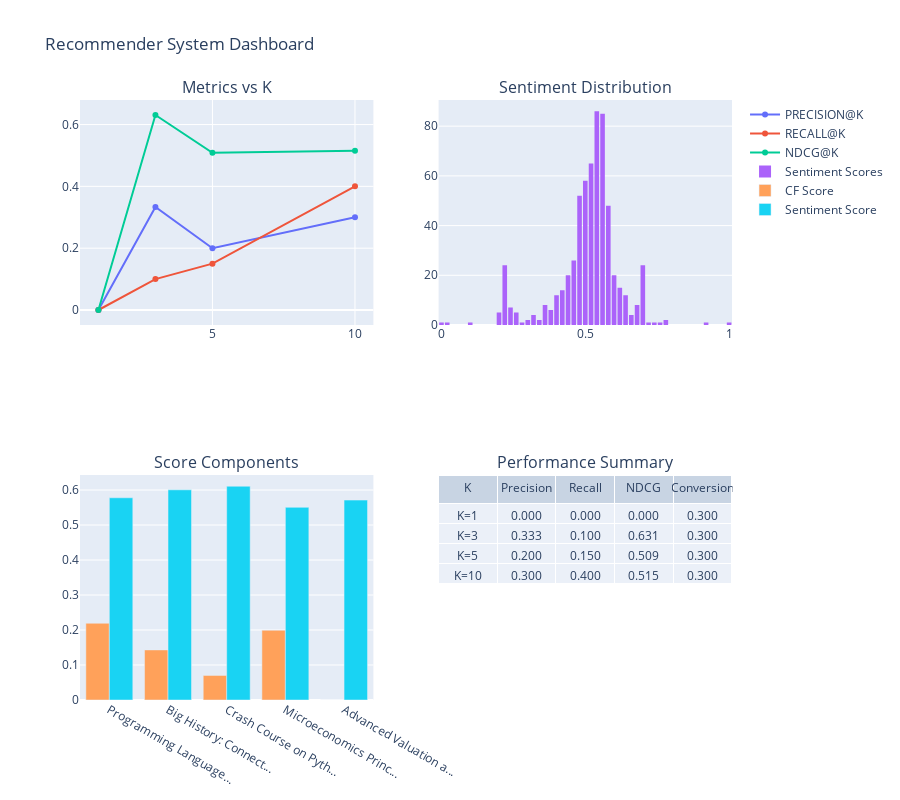

The notebook cell this image was saved under:
### Code cell
# Cell 7: Visualization Dashboard
!pip install plotly
import matplotlib.pyplot as plt
import seaborn as sns
import plotly.express as px
import plotly.graph_objects as go
from plotly.subplots import make_subplots
import pandas as pd

class RecommenderVisualizer:
    def __init__(self, evaluation_results, cf_scores, sentiment_scores, courses_df):
        self.evaluation_results = evaluation_results
        self.cf_scores = cf_scores
        self.sentiment_scores = sentiment_scores
        self.courses_df = courses_df
        
    def plot_metrics_comparison(self):
        """Plot comparison of evaluation metrics across different K values"""
        k_values = list(self.evaluation_results.keys())
        metrics = ['precision@k', 'recall@k', 'ndcg@k', 'ctr', 'conversion_rate']
        
        fig, axes = plt.subplots(2, 3, figsize=(15, 10))
        axes = axes.flatten()
        
        for i, metric in enumerate(metrics):
            values = [self.evaluation_results[k][metric] for k in k_values]
            axes[i].bar(k_values, values, color='skyblue', alpha=0.7)
            axes[i].set_title(f'{metric.upper()} vs K')
            axes[i].set_xlabel('K')
            axes[i].set_ylabel(metric)
            axes[i].grid(True, alpha=0.3)
            
            # Add value labels on bars
            for j, v in enumerate(values):
                axes[i].text(k_values[j], v + 0.01, f'{v:.3f}', 
                           ha='center', va='bottom')
        
        # Remove empty subplot
        axes[-1].axis('off')
        
        plt.tight_layout()
        plt.suptitle('Recommender System Evaluation Metrics', fontsize=16, y=1.02)
        plt.show()
    
    def plot_metric_trends(self):
        """Plot trend lines for metrics across K values"""
        k_values = list(self.evaluation_results.keys())
        
        metrics_data = {
            'Precision@K': [self.evaluation_results[k]['precision@k'] for k in k_values],
            'Recall@K': [self.evaluation_results[k]['recall@k'] for k in k_values],
            'NDCG@K': [self.evaluation_results[k]['ndcg@k'] for k in k_values],
            'CTR': [self.evaluation_results[k]['ctr'] for k in k_values],
            'Conversion Rate': [self.evaluation_results[k]['conversion_rate'] for k in k_values]
        }
        
        plt.figure(figsize=(12, 8))
        for metric_name, values in metrics_data.items():
            plt.plot(k_values, values, marker='o', linewidth=2, markersize=8, label=metric_name)
        
        plt.xlabel('K (Number of Recommendations)')
        plt.ylabel('Metric Value')
        plt.title('Recommender Metrics Trend Across Different K Values')
        plt.legend()
        plt.grid(True, alpha=0.3)
        plt.xticks(k_values)
        plt.show()
    
    def plot_sentiment_distribution(self):
        """Plot distribution of sentiment scores across courses"""
        sentiment_values = list(self.sentiment_scores.values())
        
        plt.figure(figsize=(10, 6))
        plt.hist(sentiment_values, bins=20, alpha=0.7, color='lightcoral', edgecolor='black')
        plt.axvline(np.mean(sentiment_values), color='red', linestyle='--', 
                   label=f'Mean: {np.mean(sentiment_values):.3f}')
        plt.xlabel('Sentiment Score')
        plt.ylabel('Number of Courses')
        plt.title('Distribution of Course Sentiment Scores')
        plt.legend()
        plt.grid(True, alpha=0.3)
        plt.show()
        
        # Print sentiment statistics
        print("Sentiment Score Statistics:")
        print(f"Mean: {np.mean(sentiment_values):.3f}")
        print(f"Median: {np.median(sentiment_values):.3f}")
        print(f"Std Dev: {np.std(sentiment_values):.3f}")
        print(f"Min: {np.min(sentiment_values):.3f}")
        print(f"Max: {np.max(sentiment_values):.3f}")
    
    def plot_collaborative_filtering_heatmap(self, sample_size=20):
        """Plot heatmap of collaborative filtering scores"""
        # Sample users and courses for visualization
        sample_users = list(self.cf_scores.keys())[:sample_size]
        
        # Get all courses from sampled users
        all_courses = set()
        for user in sample_users:
            all_courses.update(self.cf_scores[user].keys())
        sample_courses = list(all_courses)[:sample_size]
        
        # Create score matrix
        score_matrix = np.zeros((len(sample_users), len(sample_courses)))
        
        for i, user in enumerate(sample_users):
            for j, course in enumerate(sample_courses):
                score_matrix[i, j] = self.cf_scores[user].get(course, 0)
        
        plt.figure(figsize=(12, 8))
        sns.heatmap(score_matrix, 
                   xticklabels=[course[:10] + '...' for course in sample_courses],
                   yticklabels=[user[:10] + '...' for user in sample_users],
                   cmap='YlOrRd', 
                   cbar_kws={'label': 'CF Score'})
        plt.title('Collaborative Filtering Scores Heatmap')
        plt.xlabel('Courses')
        plt.ylabel('Users')
        plt.xticks(rotation=45)
        plt.yticks(rotation=0)
        plt.tight_layout()
        plt.show()
    
    def plot_recommendation_breakdown(self, user_id, recommendations):
        """Plot breakdown of recommendation scores for a specific user"""
        if user_id not in self.cf_scores:
            print(f"User {user_id} not found in CF data")
            return
        
        cf_scores = []
        sentiment_scores = []
        hybrid_scores = []
        course_names = []
        
        for course_id, course_name, hybrid_score in recommendations:
            cf_score = self.cf_scores[user_id].get(course_id, 0)
            sentiment_score = self.sentiment_scores.get(course_id, 0.5)
            
            cf_scores.append(cf_score)
            sentiment_scores.append(sentiment_score)
            hybrid_scores.append(hybrid_score)
            course_names.append(course_name[:30] + '...' if len(course_name) > 30 else course_name)
        
        # Create stacked bar chart
        x_pos = np.arange(len(course_names))
        width = 0.8
        
        fig, ax = plt.subplots(figsize=(12, 6))
        
        bars1 = ax.bar(x_pos, cf_scores, width, label='CF Score', 
                      color='lightblue', alpha=0.7)
        bars2 = ax.bar(x_pos, sentiment_scores, width, bottom=cf_scores, 
                      label='Sentiment Score', color='lightcoral', alpha=0.7)
        
        # Add hybrid score line
        ax.plot(x_pos, hybrid_scores, 'o-', color='darkred', linewidth=2, 
               markersize=8, label='Hybrid Score')
        
        ax.set_xlabel('Recommended Courses')
        ax.set_ylabel('Scores')
        ax.set_title(f'Recommendation Score Breakdown for User: {user_id[:15]}...')
        ax.set_xticks(x_pos)
        ax.set_xticklabels(course_names, rotation=45, ha='right')
        ax.legend()
        ax.grid(True, alpha=0.3)
        
        plt.tight_layout()
        plt.show()
    
    def create_interactive_dashboard(self, sample_users=5):
        """Create an interactive dashboard with multiple visualizations"""
        fig = make_subplots(
            rows=2, cols=2,
            subplot_titles=('Metrics vs K', 'Sentiment Distribution', 
                          'Score Components', 'Performance Summary'),
            specs=[[{"type": "scatter"}, {"type": "histogram"}],
                   [{"type": "bar"}, {"type": "table"}]]
        )
        
        # 1. Metrics vs K
        k_values = list(self.evaluation_results.keys())
        for metric in ['precision@k', 'recall@k', 'ndcg@k']:
            values = [self.evaluation_results[k][metric] for k in k_values]
            fig.add_trace(
                go.Scatter(x=k_values, y=values, name=metric.upper()),
                row=1, col=1
            )
        
        # 2. Sentiment distribution
        sentiment_values = list(self.sentiment_scores.values())
        fig.add_trace(
            go.Histogram(x=sentiment_values, name='Sentiment Scores'),
            row=1, col=2
        )
        
        # 3. Score components for sample user
        if sample_users > 0:
            sample_user = list(self.cf_scores.keys())[0]
            recommendations = improved_hybrid_rec.get_hybrid_recommendations(
                sample_user, weights=optimized_weights, n_recommendations=5
            )
            
            course_names = []
            cf_scores = []
            sentiment_scores = []
            
            for course_id, course_name, _ in recommendations:
                course_names.append(course_name[:20] + '...')
                cf_scores.append(self.cf_scores[sample_user].get(course_id, 0))
                sentiment_scores.append(self.sentiment_scores.get(course_id, 0.5))
            
            fig.add_trace(
                go.Bar(name='CF Score', x=course_names, y=cf_scores),
                row=2, col=1
            )
            fig.add_trace(
                go.Bar(name='Sentiment Score', x=course_names, y=sentiment_scores),
                row=2, col=1
            )
        
        # 4. Performance summary table
        metrics_data = []
        for k in k_values:
            metrics_data.append([
                f"K={k}",
                f"{self.evaluation_results[k]['precision@k']:.3f}",
                f"{self.evaluation_results[k]['recall@k']:.3f}",
                f"{self.evaluation_results[k]['ndcg@k']:.3f}",
                f"{self.evaluation_results[k]['conversion_rate']:.3f}"
            ])
        
        fig.add_trace(
            go.Table(
                header=dict(values=['K', 'Precision', 'Recall', 'NDCG', 'Conversion']),
                cells=dict(values=[[row[i] for row in metrics_data] for i in range(5)])
            ),
            row=2, col=2
        )
        
        fig.update_layout(height=800, title_text="Recommender System Dashboard")
        fig.show()

# Initialize visualizer
print("Initializing Recommender Visualizer...")
visualizer = RecommenderVisualizer(evaluation_results, cf_scores, sentiment_scores, courses_df)

# Create all visualizations
print("\n📊 Creating Visualizations...")

# 1. Metrics comparison
print("1. Metrics Comparison Chart")
visualizer.plot_metrics_comparison()

# 2. Metric trends
print("2. Metric Trends Chart")
visualizer.plot_metric_trends()

# 3. Sentiment distribution
print("3. Sentiment Distribution")
visualizer.plot_sentiment_distribution()

# 4. CF heatmap
print("4. Collaborative Filtering Heatmap")
visualizer.plot_collaborative_filtering_heatmap(sample_size=15)

# 5. Recommendation breakdown for sample user
print("5. Recommendation Breakdown")
sample_user = list(cf_scores.keys())[0]
sample_recommendations = improved_hybrid_rec.get_hybrid_recommendations(
    sample_user, weights=optimized_weights, n_recommendations=5
)
visualizer.plot_recommendation_breakdown(sample_user, sample_recommendations)

# 6. Interactive dashboard
print("6. Interactive Dashboard")
visualizer.create_interactive_dashboard()

print(f"\n All visualizations completed!")
print(f" Evaluation metrics and visualizations are ready for analysis")

### Figure 1 — Plotly figure (JSON) as saved in the notebook; plotly's stock layout.template omitted (floating-point values rounded to 4 significant figures; data arrays with more than 128 entries replaced by an {"elided": "..."} marker saying what was removed)
{"data": [{"name": "PRECISION@K", "type": "scatter", "x": [1, 3, 5, 10], "xaxis": "x", "y": [0, 0.3333, 0.2, 0.3], "yaxis": "y"}, {"name": "RECALL@K", "type": "scatter", "x": [1, 3, 5, 10], "xaxis": "x", "y": [0, 0.1, 0.15, 0.4], "yaxis": "y"}, {"name": "NDCG@K", "type": "scatter", "x": [1, 3, 5, 10], "xaxis": "x", "y": [0, 0.6309, 0.5089, 0.5152], "yaxis": "y"}, {"name": "Sentiment Scores", "type": "histogram", "x": {"elided": "623 float values"}, "xaxis": "x2", "yaxis": "y2"}, {"name": "CF Score", "type": "bar", "x": ["Programming Language...", "Big History: Connect...", "Crash Course on Pyth...", "Microeconomics Princ...", "Advanced Valuation a..."], "xaxis": "x3", "y": [0.2192, 0.1431, 0.07023, 0.1993, 0], "yaxis": "y3"}, {"name": "Sentiment Score", "type": "bar", "x": ["Programming Language...", "Big History: Connect...", "Crash Course on Pyth...", "Microeconomics Princ...", "Advanced Valuation a..."], "xaxis": "x3", "y": [0.5777, 0.6005, 0.6107, 0.5505, 0.5711], "yaxis": "y3"}, {"cells": {"values": [["K=1", "K=3", "K=5", "K=10"], ["0.000", "0.333", "0.200", "0.300"], ["0.000", "0.100", "0.150", "0.400"], ["0.000", "0.631", "0.509", "0.515"], ["0.300", "0.300", "0.300", "0.300"]]}, "domain": {"x": [0.55, 1], "y": [0, 0.375]}, "header": {"values": ["K", "Precision", "Recall", "NDCG", "Conversion"]}, "type": "table"}], "layout": {"annotations": [{"font": {"size": 16}, "showarrow": false, "text": "Metrics vs K", "x": 0.225, "xanchor": "center", "xref": "paper", "y": 1, "yanchor": "bottom", "yref": "paper"}, {"font": {"size": 16}, "showarrow": false, "text": "Sentiment Distribution", "x": 0.775, "xanchor": "center", "xref": "paper", "y": 1, "yanchor": "bottom", "yref": "paper"}, {"font": {"size": 16}, "showarrow": false, "text": "Score Components", "x": 0.225, "xanchor": "center", "xref": "paper", "y": 0.375, "yanchor": "bottom", "yref": "paper"}, {"font": {"size": 16}, "showarrow": false, "text": "Performance Summary", "x": 0.775, "xanchor": "center", "xref": "paper", "y": 0.375, "yanchor": "bottom", "yref": "paper"}], "height": 800, "title": {"text": "Recommender System Dashboard"}, "xaxis": {"anchor": "y", "domain": [0, 0.45]}, "xaxis2": {"anchor": "y2", "domain": [0.55, 1]}, "xaxis3": {"anchor": "y3", "domain": [0, 0.45]}, "yaxis": {"anchor": "x", "domain": [0.625, 1]}, "yaxis2": {"anchor": "x2", "domain": [0.625, 1]}, "yaxis3": {"anchor": "x3", "domain": [0, 0.375]}}}
